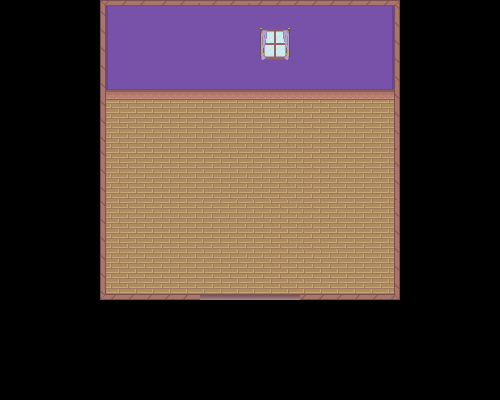

This is a level from a 2D game, rendered from its Tiled map with the project's own tilesets. A one-line summary and the map file follow, with tile-layer data summarised:
An orthogonal 10x8 tile map with 50x50 px tiles, 1 tile layer (main).

<map version="1.0" orientation="orthogonal" renderorder="right-down" width="10" height="8" tilewidth="50" tileheight="50" nextobjectid="1">
 <tileset firstgid="1" name="Window" tilewidth="50" tileheight="50" tilecount="24" columns="4">
  <image source="TS/Window.png" trans="ff00ff" width="200" height="300" />
  <tile id="4">
   <properties>
    <property name="Collision" type="int" value="2" />
   </properties>
  </tile>
  <tile id="5">
   <properties>
    <property name="Collision" type="int" value="2" />
   </properties>
  </tile>
  <tile id="6">
   <properties>
    <property name="Collision" type="int" value="2" />
   </properties>
  </tile>
  <tile id="7">
   <properties>
    <property name="Collision" type="int" value="2" />
   </properties>
  </tile>
  <tile id="8">
   <properties>
    <property name="Collision" type="int" value="3" />
   </properties>
  </tile>
  <tile id="11">
   <properties>
    <property name="Collision" type="int" value="4" />
   </properties>
  </tile>
  <tile id="12">
   <properties>
    <property name="Collision" type="int" value="3" />
   </properties>
  </tile>
  <tile id="15">
   <properties>
    <property name="Collision" type="int" value="4" />
   </properties>
  </tile>
  <tile id="16">
   <properties>
    <property name="Collision" type="int" value="7" />
   </properties>
  </tile>
  <tile id="17">
   <properties>
    <property name="Collision" type="int" value="2" />
   </properties>
  </tile>
  <tile id="18">
   <properties>
    <property name="Collision" type="int" value="2" />
   </properties>
  </tile>
  <tile id="19">
   <properties>
    <property name="Collision" type="int" value="8" />
   </properties>
  </tile>
  <tile id="20">
   <properties>
    <property name="Transition" type="int" value="1" />
   </properties>
  </tile>
 </tileset>
 <layer name="main" width="10" height="8">
  <data>[80 cells, 36 non-empty, 20 distinct tile ids]</data>
 </layer>
</map>
